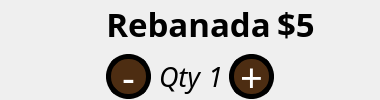
                <widget class="QWidget" name="Articulo0_10" native="true">
                 <property name="minimumSize">
                  <size>
                   <width>380</width>
                   <height>100</height>
                  </size>
                 </property>
                 <property name="maximumSize">
                  <size>
                   <width>380</width>
                   <height>100</height>
                  </size>
                 </property>
                 <layout class="QHBoxLayout" name="horizontalLayout_112">
                  <property name="leftMargin">
                   <number>0</number>
                  </property>
                  <property name="topMargin">
                   <number>0</number>
                  </property>
                  <property name="rightMargin">
                   <number>0</number>
                  </property>
                  <property name="bottomMargin">
                   <number>0</number>
                  </property>
                  <item>
                   <widget class="QWidget" name="img0_13" native="true">
                    <property name="minimumSize">
                     <size>
                      <width>100</width>
                      <height>100</height>
                     </size>
                    </property>
                    <property name="maximumSize">
                     <size>
                      <width>100</width>
                      <height>100</height>
                     </size>
                    </property>
                    <property name="styleSheet">
                     <string notr="true">background-image: url(:/Imagenes/rebanada.png);
border-radius: 30px;</string>
                    </property>
                   </widget>
                  </item>
                  <item>
                   <widget class="QWidget" name="widget_29_ejemplo_17" native="true">
                    <layout class="QVBoxLayout" name="verticalLayout_46">
                     <property name="leftMargin">
                      <number>0</number>
                     </property>
                     <property name="topMargin">
                      <number>0</number>
                     </property>
                     <property name="rightMargin">
                      <number>0</number>
                     </property>
                     <property name="bottomMargin">
                      <number>0</number>
                     </property>
                     <item>
                      <widget class="QWidget" name="widget_37_ejemplo_17" native="true">
                       <layout class="QHBoxLayout" name="horizontalLayout_113">
                        <property name="leftMargin">
                         <number>0</number>
                        </property>
                        <property name="topMargin">
                         <number>0</number>
                        </property>
                        <property name="rightMargin">
                         <number>0</number>
                        </property>
                        <property name="bottomMargin">
                         <number>0</number>
                        </property>
                        <item>
                         <widget class="QLabel" name="articulo_label9">
                          <property name="font">
                           <font>
                            <family>Cascadia Mono</family>
                            <pointsize>25</pointsize>
                            <weight>75</weight>
                            <bold>true</bold>
                           </font>
                          </property>
                          <property name="text">
                           <string>Rebanada</string>
                          </property>
                          <property name="alignment">
                           <set>Qt::AlignCenter</set>
                          </property>
                         </widget>
                        </item>
                        <item>
                         <widget class="QLabel" name="precio_label9">
                          <property name="font">
                           <font>
                            <family>Cascadia Mono</family>
                            <pointsize>25</pointsize>
                            <weight>75</weight>
                            <bold>true</bold>
                           </font>
                          </property>
                          <property name="text">
                           <string>$5</string>
                          </property>
                         </widget>
                        </item>
                       </layout>
                      </widget>
                     </item>
                     <item>
                      <widget class="QWidget" name="widget_33_ejemplo_17" native="true">
                       <property name="font">
                        <font>
                         <family>Cascadia Mono</family>
                        </font>
                       </property>
                       <layout class="QHBoxLayout" name="horizontalLayout_114">
                        <property name="leftMargin">
                         <number>0</number>
                        </property>
                        <property name="topMargin">
                         <number>0</number>
                        </property>
                        <property name="rightMargin">
                         <number>0</number>
                        </property>
                        <property name="bottomMargin">
                         <number>0</number>
                        </property>
                        <item>
                         <widget class="QPushButton" name="minus_button9">
                          <property name="minimumSize">
                           <size>
                            <width>45</width>
                            <height>45</height>
                           </size>
                          </property>
                          <property name="maximumSize">
                           <size>
                            <width>45</width>
                            <height>45</height>
                           </size>
                          </property>
                          <property name="font">
                           <font>
                            <family>Cascadia Mono</family>
                            <pointsize>30</pointsize>
                           </font>
                          </property>
                          <property name="styleSheet">
                           <string notr="true">QPushButton{
background-color: rgb(77, 45, 18);
border-style: solid;
border-color: black;
border-width: 5px;
border-radius: 22px;
color: white;
}

QPushButton:pressed {
border-style: inset;
border-width: 1px;
background-color: rgb(115, 67, 26);
color: white;
}</string>
                          </property>
                          <property name="text">
                           <string>-</string>
                          </property>
                         </widget>
                        </item>
                        <item>
                         <widget class="QLabel" name="label_39">
                          <property name="minimumSize">
                           <size>
                            <width>45</width>
                            <height>45</height>
                           </size>
                          </property>
                          <property name="maximumSize">
                           <size>
                            <width>45</width>
                            <height>45</height>
                           </size>
                          </property>
                          <property name="font">
                           <font>
                            <family>Cascadia Mono</family>
                            <pointsize>20</pointsize>
                            <italic>true</italic>
                           </font>
                          </property>
                          <property name="text">
                           <string>Qty</string>
                          </property>
                          <property name="alignment">
                           <set>Qt::AlignCenter</set>
                          </property>
                         </widget>
                        </item>
                        <item>
                         <widget class="QLabel" name="qty_label9">
                          <property name="font">
                           <font>
                            <family>Cascadia Mono</family>
                            <pointsize>20</pointsize>
                            <italic>true</italic>
                           </font>
                          </property>
                          <property name="text">
                           <string>1</string>
                          </property>
                         </widget>
                        </item>
                        <item>
                         <widget class="QPushButton" name="plus_button9">
                          <property name="minimumSize">
                           <size>
                            <width>45</width>
                            <height>45</height>
                           </size>
                          </property>
                          <property name="maximumSize">
                           <size>
                            <width>45</width>
                            <height>45</height>
                           </size>
                          </property>
                          <property name="font">
                           <font>
                            <family>Cascadia Mono</family>
                            <pointsize>30</pointsize>
                           </font>
                          </property>
                          <property name="styleSheet">
                           <string notr="true">QPushButton{
background-color: rgb(77, 45, 18);
border-style: solid;
border-color: black;
border-width: 5px;
border-radius: 22px;
color: white;
}

QPushButton:pressed {
border-style: inset;
border-width: 1px;
background-color: rgb(115, 67, 26);
color: white;
}</string>
                          </property>
                          <property name="text">
                           <string>+</string>
                          </property>
                         </widget>
                        </item>
                        <item>
                         <spacer name="horizontalSpacer_ejemplo_17">
                          <property name="orientation">
                           <enum>Qt::Horizontal</enum>
                          </property>
                          <property name="sizeHint" stdset="0">
                           <size>
                            <width>40</width>
                            <height>20</height>
                           </size>
                          </property>
                         </spacer>
                        </item>
                       </layout>
                      </widget>
                     </item>
                    </layout>
                   </widget>
                  </item>
                 </layout>
                </widget>
